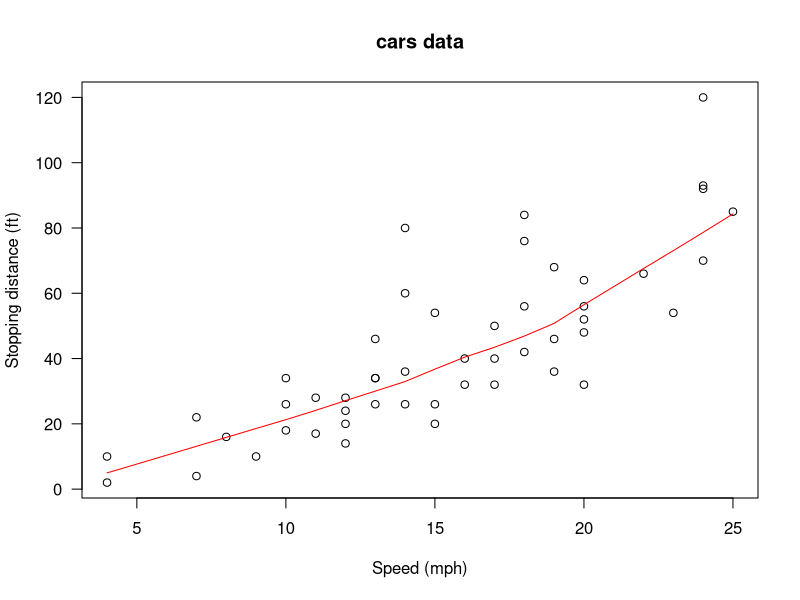
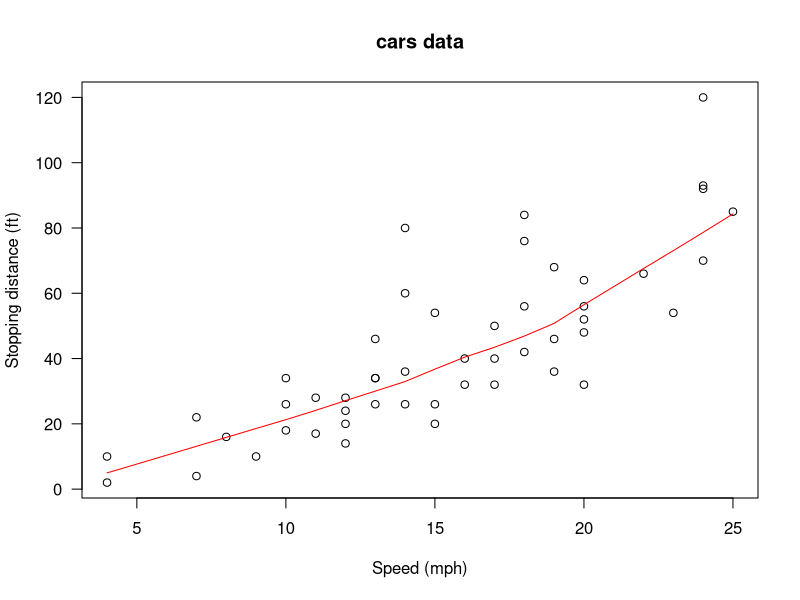
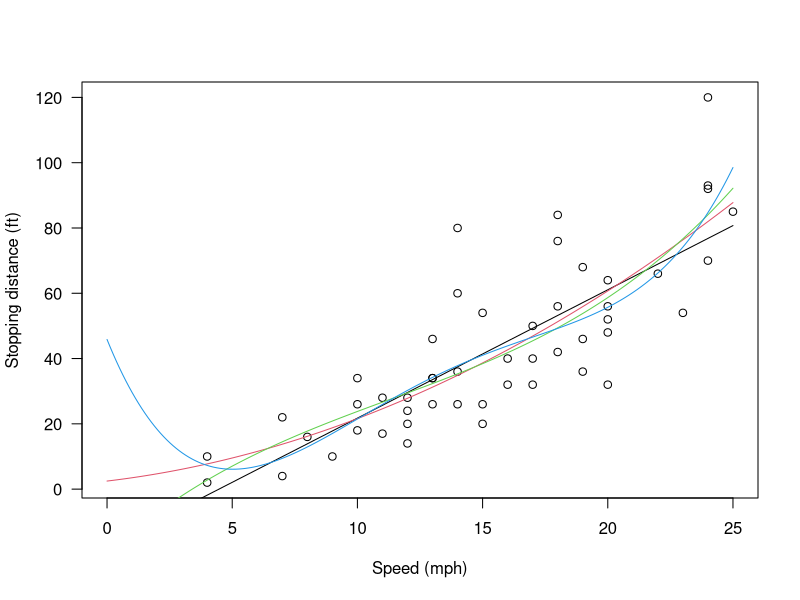

Write the R code that produced these figures, in order.
## ---- chunk 1
plot(cars, xlab = "Speed (mph)", ylab = "Stopping distance (ft)",
     las = 1)
lines(lowess(cars$speed, cars$dist, f = 2/3, iter = 3), col = "red")
title(main = "cars data")

past_plot <- recordPlot()
## ---- chunk 2
plot(cars, xlab = "Speed (mph)", ylab = "Stopping distance (ft)",
     las = 1)
lines(lowess(cars$speed, cars$dist, f = 2/3, iter = 3), col = "red")
title(main = "cars data")

current_plot <- recordPlot()

identical(past_plot, current_plot)
## ---- chunk 3
plot(cars, xlab = "Speed (mph)", ylab = "Stopping distance (ft)",
    las = 1, xlim = c(0, 25))
d <- seq(0, 25, length.out = 200)
for(degree in 1:4) {
  fm <- lm(dist ~ poly(speed, degree), data = cars)
  assign(paste("cars", degree, sep = "."), fm)
  lines(d, predict(fm, data.frame(speed = d)), col = degree)
}

current_plot <- recordPlot()

identical(past_plot, current_plot)
